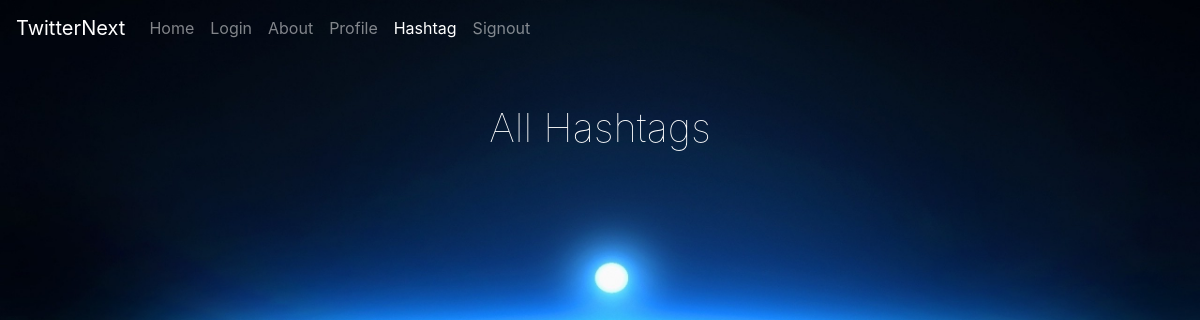
The page /hashtag/ on the database as committed earlier.
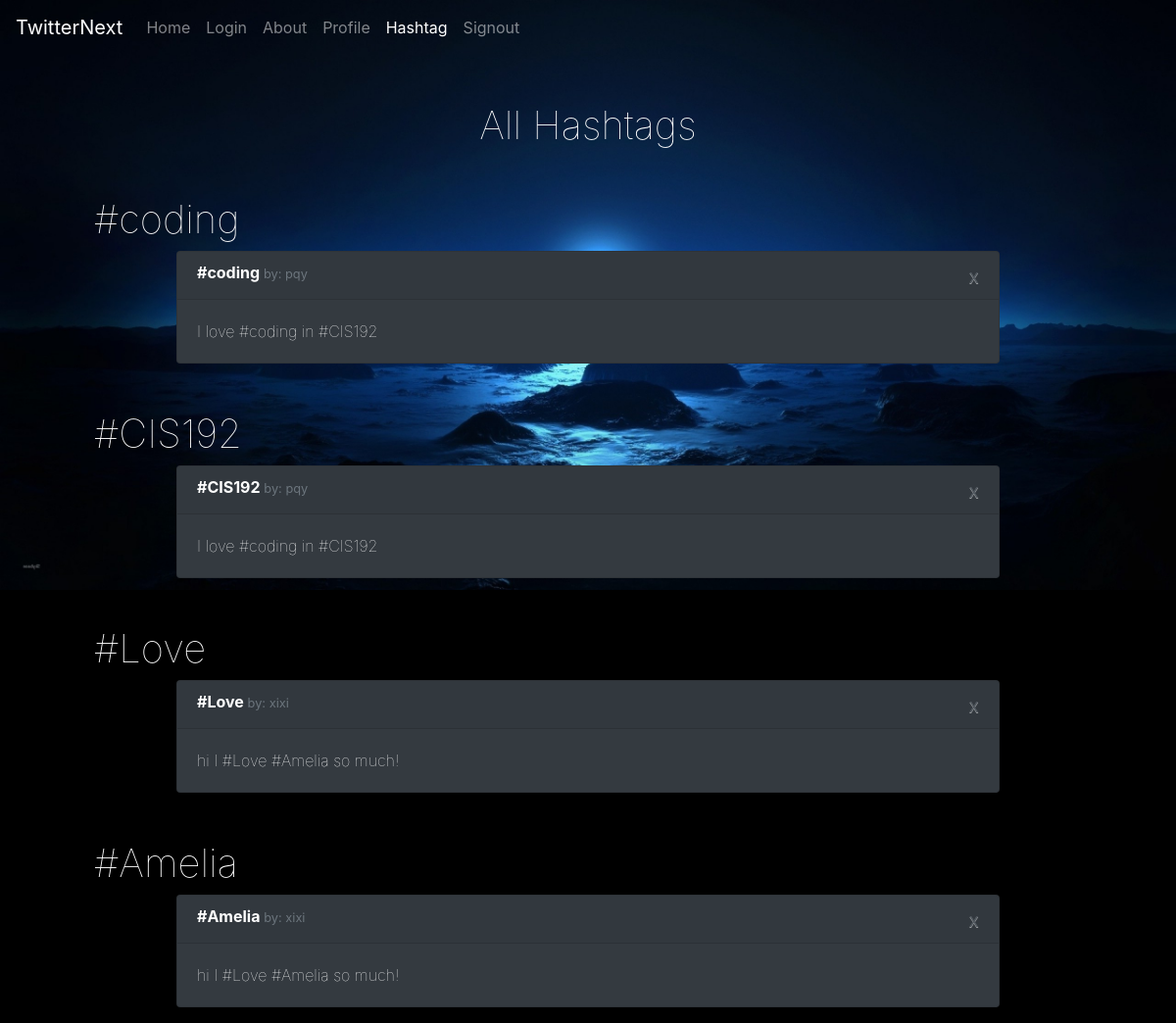
The same page on the database as committed later.
### core/models.py (models this page shows, shortened)
class Hashtag(models.Model):
    name = models.CharField(unique=True,max_length=200)
    tweets = models.ManyToManyField(Tweet)

class Tweet(models.Model):
    body = models.CharField(max_length=280)
    created_at = models.DateTimeField(auto_now=True)
    author = models.ForeignKey(User, on_delete=models.DO_NOTHING)

### core/views.py (the view)
# urls.py: path('hashtag/', hashtagAll, name='hashtag'),
def hashtagAll(request):
    hashtags = Hashtag.objects.all()
    return render(request, "hashtag.html", {"hashtags" : hashtags})

### core/templates/hashtag.html (shortened to what this page needs)
<!DOCTYPE html>
<html lang="en">
  <head>
    {% load static %}
    <link rel="stylesheet" type="text/css" href="{% static 'new.css' %}">
    <link
      rel="stylesheet"
      href="https://stackpath.bootstrapcdn.com/bootstrap/4.4.1/css/bootstrap.min.css"
    />
  </head>
  <body class="black">
    <nav class="navbar navbar-expand-lg navbar-dark bg-transparent">
      <a class="navbar-brand active" href="/home">TwitterNext</a>
      <div class="collapse navbar-collapse" id="navbarSupportedContent">
        <ul class="navbar-nav mr-auto">
          <li class="nav-item">
            <a class="nav-link" href="/home">Home</a>
          </li>
          <li class="nav-item">
            <a class="nav-link" href="/login">Login</a>
          </li>
          <li class="nav-item">
            <a class="nav-link" href="/about">About</a>
          </li>
          <li class="nav-item">
            <a class="nav-link" href="/profile">Profile</a>
          </li>
          <li class="nav-item active">
             <a class="nav-link" href="/hashtag">Hashtag</a>
          </li>
           <li class="nav-item">
            <a class="nav-link" href="/signout">Signout</a>
          </li>
        </ul>
      </div>
    </nav>
  <h1 class="text-center my-5"> All Hashtags </h1>
  {% for hashtag in hashtags %}
    <h1 class="ml-5 pl-5 mt-5"> {{hashtag.name}} </h1>
    {% for tweet in hashtag.tweets.all %}
    <div class="card mx-auto text-white bg-dark mb-3" style="width: 70%;">
      <h6 class="card-header font-weight-light mb-0 align-text-bottom">
        <b class = "font-weight-bold">{{hashtag.name}}   </b><small class="text-muted">by: {{tweet.author}}</small>
        <a class="close text-muted" href="/delete?id={{tweet.id}}"><small>x</small></a>
      </h6>
      <div class="card-body">
        <p class="card-text">{{tweet.body}}</p>
      </div>
    </div>
  {%endfor%}
    {%endfor%}
  </body>
</html>

Rows that differ between the two databases and show on the page:
added Hashtag: name "#coding"
added Tweet: author "pqy", body "I love #coding in #CIS192"
added Hashtag: name "#CIS192"
added Hashtag: name "#Love"
added Tweet: author "xixi", body "hi I #Love #Amelia so much!"
added Hashtag: name "#Amelia"
